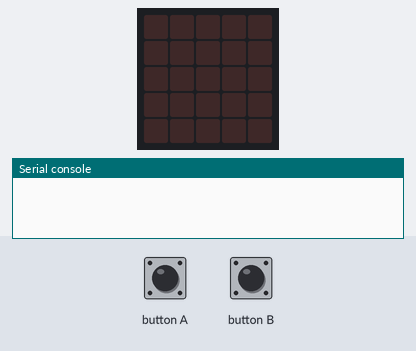
A program run on a simulated BBC micro:bit (MakeCode). Shown: the board's 5×5 LED display, the last lines printed to the serial console. The test bench sets the inputs (shaded band). No radio messages arrive unless stated (any console line starting 'radio sent:' is added by the test bench).

Above: at 1.2 s.
1.3 s: button A pressed for 0.15 s
At 2.4 s:
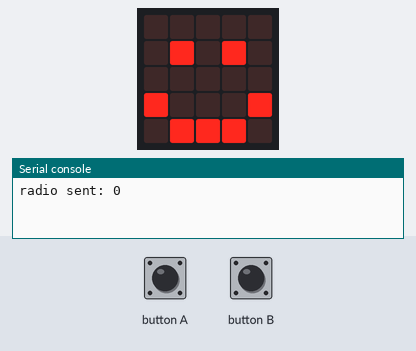
2.9 s: button B pressed for 0.15 s
At 3.6 s:
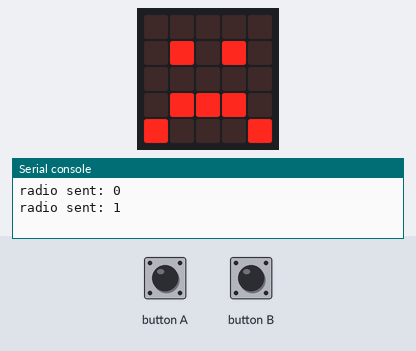
Timing chart, 0 to 5.9 s (numbered marks = the images above; inputs shaded):
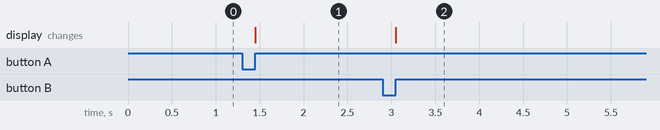

The program:

main.ts
```typescript
input.onButtonPressed(Button.A, function () {
    radio.sendNumber(0)
    basic.showIcon(IconNames.Happy)
})
input.onButtonPressed(Button.B, function () {
    radio.sendNumber(1)
    basic.showIcon(IconNames.Sad)
})
radio.setGroup(1)
basic.forever(function () {

})
```

test.ts
```typescript
// aquí va el archivo "tests"; esto no se compilará cuando este paquete se utilice como una extensión.
```

Measured:
- after the input at 1.3 s, the display: changes after 0.15 s (image 1)
- after the input at 2.9 s, the display: changes after 0.15 s (image 2)
